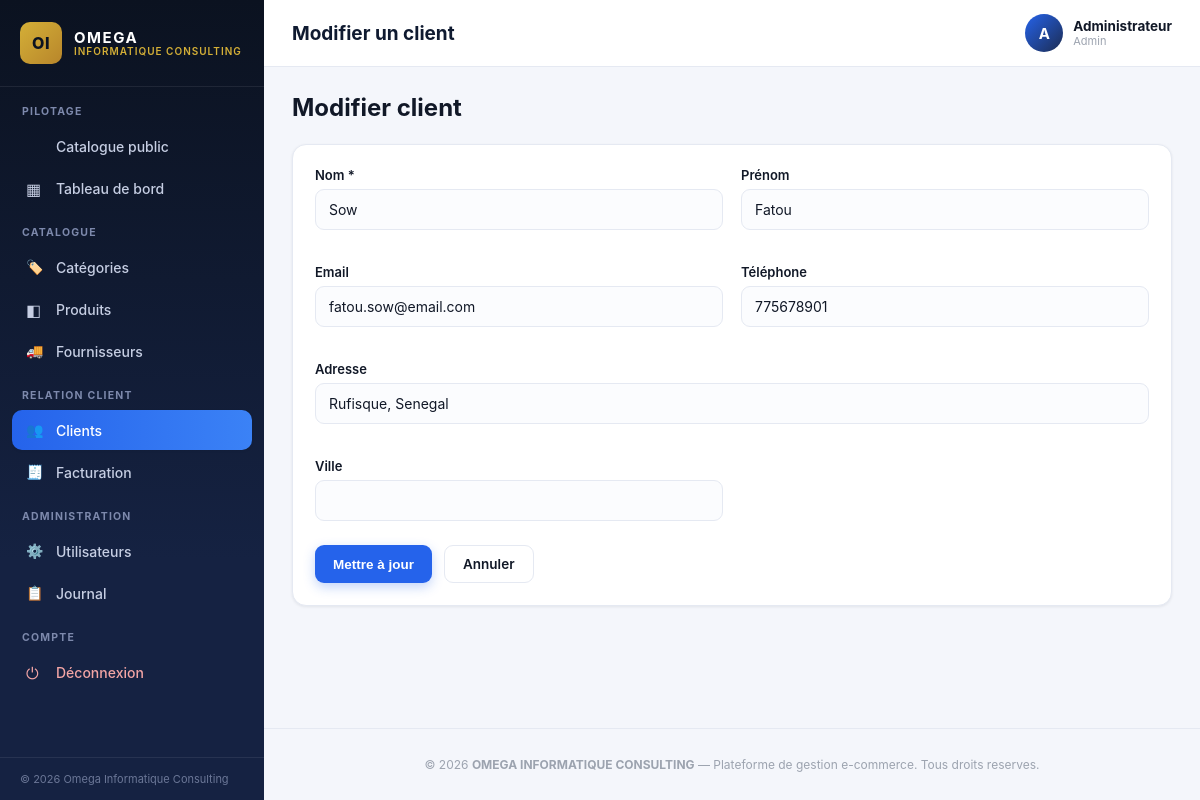
The page /clients/form.php?id=10 (signed in) on the database its author committed.
### tables this page shows
CREATE TABLE `clients` (
  `id` int(11) NOT NULL AUTO_INCREMENT,
  `nom` varchar(100) NOT NULL,
  `prenom` varchar(100) DEFAULT NULL,
  `email` varchar(150) DEFAULT NULL,
  `telephone` varchar(30) DEFAULT NULL,
  `adresse` varchar(255) DEFAULT NULL,
  `ville` varchar(100) DEFAULT NULL,
  `date_creation` datetime DEFAULT current_timestamp(),
  PRIMARY KEY (`id`)
);

### includes/functions.php (called while the page is built, shortened)
<?php
function clean($data) {
    return htmlspecialchars(trim($data ?? ''), ENT_QUOTES, 'UTF-8');
}

### clients/form.php (the view, shortened to what this page needs)
<?php
require_once __DIR__ . '/../includes/header.php';
$id = (int)($_GET['id'] ?? 0);
$client = null;
if ($id) {
    $stmt = $pdo->prepare('SELECT * FROM clients WHERE id = ?');
    $stmt->execute([$id]);
    $client = $stmt->fetch();
}
?>
<div class="page-head">
    <div>
        <h2 style="margin:0;"><?= $id ? 'Modifier' : 'Nouveau' ?> client</h2>
    </div>
</div>
<div class="panel">
    <form method="POST">
        <div class="form-grid">
            <div class="form-group">
                <label>Nom *</label>
                <input type="text" name="nom" required value="<?= clean($client['nom'] ?? '') ?>">
            </div>
            <div class="form-group">
                <label>Prénom</label>
                <input type="text" name="prenom" value="<?= clean($client['prenom'] ?? '') ?>">
            </div>
            <div class="form-group">
                <label>Email</label>
                <input type="email" name="email" value="<?= clean($client['email'] ?? '') ?>">
            </div>
            <div class="form-group">
                <label>Téléphone</label>
                <input type="tel" name="telephone" value="<?= clean($client['telephone'] ?? '') ?>">
            </div>
            <div class="form-group full">
                <label>Adresse</label>
                <input type="text" name="adresse" value="<?= clean($client['adresse'] ?? '') ?>">
            </div>
            <div class="form-group">
                <label>Ville</label>
                <input type="text" name="ville" value="<?= clean($client['ville'] ?? '') ?>">
            </div>
        </div>
        <div class="form-actions">
            <button type="submit" class="btn btn-primary"><?= $id ? 'Mettre à jour' : 'Ajouter' ?></button>
            <a href="<?= BASE_URL ?>/clients/liste.php" class="btn btn-outline">Annuler</a>
        </div>
    </form>
</div>
<?php require_once __DIR__ . '/../includes/footer.php'; ?>

### assets/css/style.css (style rules this page uses)
:root { --navy-950:#0b1220; --navy-900:#0f1a30; --navy-800:#152242; --navy-700:#1c2c52; --blue-600:#2563eb; --blue-500:#3b82f6; --blue-100:#dbeafe; --gold:#d4af37; --bg:#f4f6fb; --card:#ffffff; --border:#e5e9f2; --text-900:#111827; --text-600:#4b5563; --text-400:#9ca3af; --green:#16a34a; --red:#dc2626; --orange:#ea580c; --radius:14px; --shadow-sm:0 1px 3px rgba(15,23,42,.08); --shadow-md:0 8px 24px rgba(15,23,42,.10); --sidebar-w:264px; }
* { box-sizing:border-box; }
html,body { margin:0;padding:0; }
body { font-family:-apple-system,BlinkMacSystemFont,"Segoe UI",Roboto,Helvetica,Arial,sans-serif; background:var(--bg); color:var(--text-900); -webkit-font-smoothing:antialiased; }
a { text-decoration:none;color:inherit; }
.page-head { display:flex;align-items:center;justify-content:space-between;flex-wrap:wrap;gap:12px;margin-bottom:22px; }
.btn { display:inline-flex;align-items:center;gap:8px; padding:10px 18px;border-radius:9px;border:none; font-size:13.5px;font-weight:600;cursor:pointer; transition:transform .1s, box-shadow .15s, background .15s; text-align:center; }
.btn-primary { background:var(--blue-600);color:#fff;box-shadow:0 4px 12px rgba(37,99,235,.28); }
.btn-outline { background:#fff;color:var(--text-900);border:1px solid var(--border); }
.panel { background:var(--card);border-radius:var(--radius); border:1px solid var(--border);box-shadow:var(--shadow-sm); padding:22px;margin-bottom:24px; }
.form-grid { display:grid;grid-template-columns:repeat(2,1fr);gap:18px; }
.form-group { display:flex;flex-direction:column;gap:6px;margin-bottom:16px; }
.form-group.full { grid-column:1/-1; }
label { font-size:13px;font-weight:600;color:var(--text-900); }
input[type=text],input[type=email],input[type=tel],input[type=number], input[type=password],input[type=date],input[type=file],select,textarea { padding:11px 13px;border:1px solid var(--border);border-radius:9px; font-size:14px;font-family:inherit;background:#fbfcfe;color:var(--text-900); transition:border .15s, box-shadow .15s;width:100%; }
.form-actions { display:flex;gap:12px;margin-top:8px;flex-wrap:wrap; }

### rows shown on the page
clients: nom "Sow", prenom "Fatou", email "fatou.sow@email.com", telephone "775678901", adresse "Rufisque, Senegal"

### other values the page prints
$pageTitle "Modifier un client"
substr($_SESSION['user_nom'] ?? 'U', 0, 1) "A"
$_SESSION['user_nom'] "Administrateur"
$_SESSION['user_role'] "Admin"
